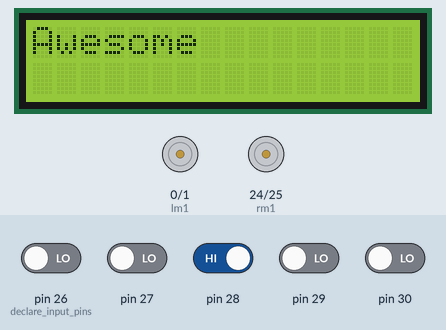
The sketch below on a simulated Arduino Mega 2560, built with avr-gcc and run on an emulated ATmega2560. Shown: 16×2 character LCD, motor-driver pin pairs drawn as motors (green arrow = first pin HIGH = forward, orange = second pin HIGH = backward, longer = more drive). The test bench sets the inputs (shaded band); at power-on: pin 28 HIGH, pin 26 (declare_input_pins), pin 27, pin 29, pin 30 LOW. At 5.1 s the program stops and its outputs stay as they are.

Above: at 0.1 s.
1.8 s: pin 28 driven LOW
At 2.8 s:
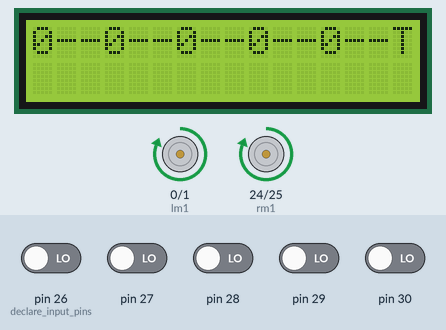
At 4.3 s:
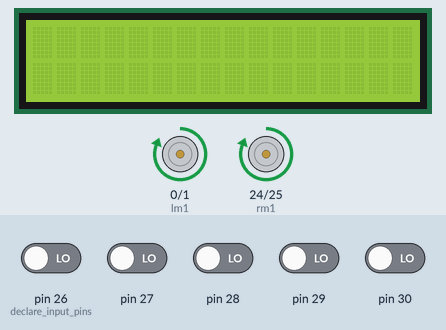
Timing chart, 0 to 6.6 s (numbered marks = the images above; inputs shaded):
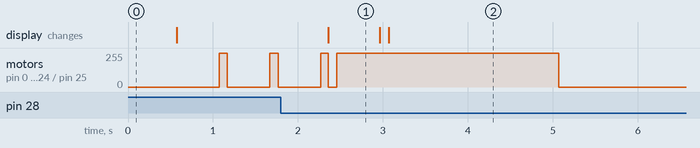

The sketch:

maze.ino
```cpp
char directions[30];
#include<LiquidCrystal.h>  //header for lcd
LiquidCrystal lcd(12,11,5,4,3,2);
int rm1=24;   //naming motor pins
int rm2=25;
int lm1=0;
int lm2=1;
int l,c1,c2,c3,r;   //sensor pins4
int i=0;
int tdelay=750;   // turn delay
int fdelay=500;    //forward delay

void Stop()          //stop function
{
  digitalWrite(lm1,0);
  digitalWrite(lm2,0);
  digitalWrite(rm1,0);
  digitalWrite(rm2,0);
}

void forward()       //forward function
{
  digitalWrite(lm1,1);
  digitalWrite(lm2,0);
  digitalWrite(rm1,1);
  digitalWrite(rm2,0);
}

void smallright()                //right for lfr
{
  digitalWrite(lm1,1);
  digitalWrite(lm2,0);
  digitalWrite(rm1,0);
  digitalWrite(rm2,0);
}

void smallleft()              //left for lfr
{
  digitalWrite(lm1,0);
  digitalWrite(lm2,0);
  digitalWrite(rm1,1);
  digitalWrite(rm2,0);
}

void right()     //differential run
{
  digitalWrite(lm1,1);
  digitalWrite(lm2,0);
  digitalWrite(rm1,0);
  digitalWrite(rm2,1);
}

void left()      //differential left
{
  digitalWrite(lm1,0);
  digitalWrite(lm2,1);
  digitalWrite(rm1,1);
  digitalWrite(rm2,0);
}

int eosens()
{
  readsens();
  if(((c1+c2+c3)==1)||((c1+c2+c3)==2))
  return 1;
  else
  return 0;
}

void readsens()         // read sensor values
{
  l=digitalRead(26);
  c1=digitalRead(27);
  c2=digitalRead(28);
  c3=digitalRead(29);
  r=digitalRead(30);
  lcd.print(l);
  lcd.print("--");
  lcd.print(c1);
  lcd.print("--");
  lcd.print(c2);
  lcd.print("--");
  lcd.print(c3);
  lcd.print("--");
  lcd.print(r);
  lcd.print("--");
}
void inch()             //perform inch function
{
  lcd.print("Inch Function");
  Stop();       //stop
  delay(100);
  forward();        //fwd
  delay(500);
  readsens();      //read sensor values
  delay(100);
  lcd.clear();
}

void align()        //align function
{
  Stop();                  //stop
  delay(500);
  forward();          //fwd
  delay(85);
  lcd.clear();
  readsens();       //read sensor values
}

void printing(char prtdirection[])             // func to print values on lcd
{
  lcd.clear();
  for(i=0;prtdirection[i]!='E';i++)
  {
    lcd.print(prtdirection[i]);
  }
  delay(2000);
}
void setup()
{
  lcd.begin(16,2);            //initialise lcd
  lcd.print("Awesome");
  delay(500);
  lcd.clear();              //clear lcd
  pinMode(lm1,OUTPUT);         //declare output pins
  pinMode(lm2,OUTPUT);
  pinMode(rm1,OUTPUT);
  pinMode(rm2,OUTPUT);
  pinMode(26,INPUT);          //declare input pins
  pinMode(27,INPUT);
  pinMode(28,INPUT);
  pinMode(29,INPUT);
  pinMode(30,INPUT);
}

void loop()
{
  lcd.clear();            //clear lcd
  readsens();           //read sensor values
  lcd.clear();                //clear lcd

  //-------------------line follower-----//
  //fwd
  if((l==1)&&(c1==1)&&(c2==0)&&(c3==1)&&(r==1))
  {
    lcd.print("Forward");
    forward();          //forward
  }
  //left
  else if(((l==1)&&(c1==0)&&(c2==0)&&(c3==1)&&(r==1)) || ((l==1)&&(c1==0)&&(c2==1)&&(c3==1)&&(r==1)))
  {
    lcd.print("left");
    smallleft();                //small left
  }

  //right
  else if(((l==1)&&(c1==1)&&(c2==0)&&(c3==0)&&(r==1))||((l==1)&&(c1==1)&&(c2==1)&&(c3==0)&&(r==1)))
  {
    lcd.print("Right");
    smallright();            //smallright
  }
//--------------dead end-------------
else if((l==1)&&(c1==1)&&(c2==1)&&(c3==1)&&(r==1))
{
  lcd.print("U turn");
  right();          //U turn
  delay(850);              //delay for u trun
  directions[i]='U';     //store 'U' in the arraay
  i++;            //increment the position
}

  //--------------Maze cases-----------
  else if(((l==0)&&(c1==0))||((c3==0)&&(r==0)))
  {
    align();          //align
    //----------right only and strt and right
    if(((l==1)&&(c1==0)&&(c2==0)&&(c3==0)&&(r==0))||((l==1)&&(c1==1)&&(c2==0)&&(c3==0)&&(r==0)))
    {
      lcd.print("RT/Strt n rt?");
      inch();
      if((l==1)&&(c1==1)&&(c2==1)&&(c3==1)&&(r==1))
      {
        lcd.print("right");
        right();          //turn right
       delay(tdelay);     //turn delay
      }
    else if((l==1)&&(r==1)&&(eosens()))
  {
    lcd.print("straight");
  directions[i]='S';    //store 'S' in array
  i++;             //increment to the next position
  forward();       //fwd
  delay(fdelay);     //fwd delay
  }
    }

 //---------left and strt left

else if(((l==0)&&(c1==0)&&(c2==0)&&(c3==0)&&(r==1)) ||((l==0)&&(c1==0)&&(c2==0)&&(c3==1)&&(r==1)))
{
  lcd.print("lft/strt n left");
  inch();   //inch
  if((l==1)&&(c1==1)&&(c2==1)&&(c3==1)&&(r==1))
  {
    lcd.print("Left");
    left();             //left
    delay(tdelay);         //turn delay
  }
  else if((l==1)&&(r==1)&&(eosens()))
  {
    lcd.print("left");
    directions[i]='L';    //store 'L' in array
    i++;     //increment to the next position
    left();
    delay(tdelay);
  }
}
//----------4 way /t intersection/ finish
else if((l==0)&&(c1==0)&&(c2==0)&&(c3==0)&&(r==0))
{
  lcd.print("T/END/4");
  inch();   //inch
  if((l==1)&&(r==1)&&(eosens()))
  {
    lcd.print("4 Way");
    directions[i]='L';  //store 'L' into the array
    i++;      //increment
    left();      ///left
    delay(tdelay);       //turn delay
  }
 else if((l==1)&&(c1==1)&&(c2==1)&&(c3==1)&&(r==1))
 {
   lcd.print("T-int");
   directions[i]='L';     //store 'L' in to the aray
   i++;               //increment
   left();            // left
   delay(tdelay);       //turn delay
 }
 else if((l==0)&&(c1==0)&&(c2==0)&&(c3==0)&&(r==0))
 {
   lcd.print("End of maze");
   directions[i]='E';       //store 'E' in to the array
   printing(directions);        //printing the final path
   while (1)
   {
     Stop();
   }
 }
}
  }
}
```

Measured:
- after the input at 1.8 s, the display: changes after 0.56 s (image 1)
- what the display in image 1 shows lasts 0.6 s, from 2.4 s to 3.0 s
